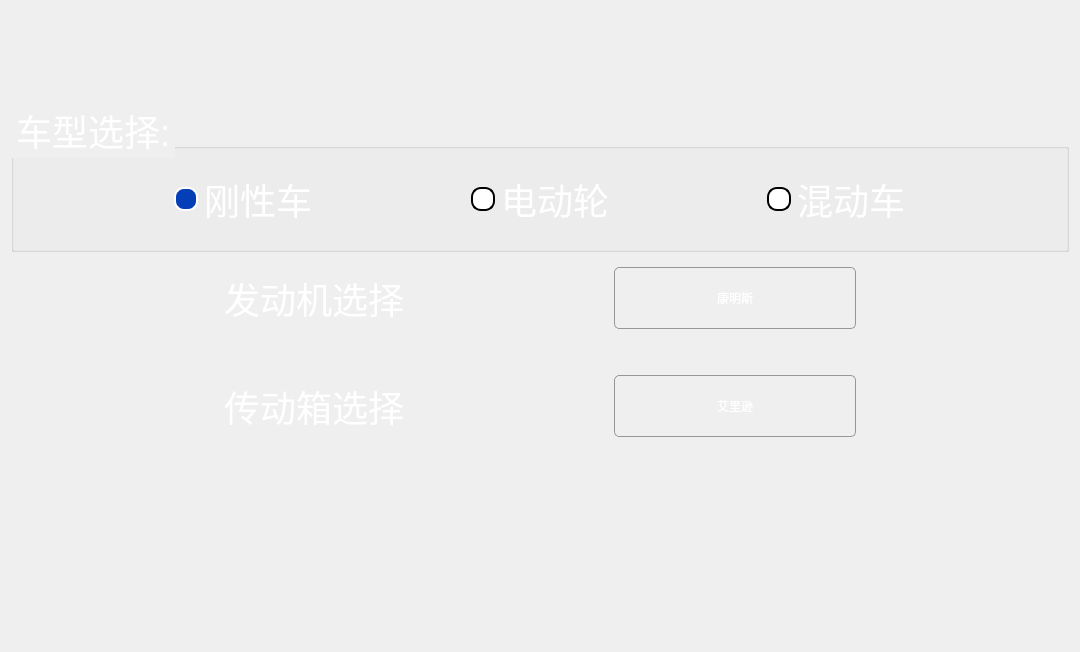
<?xml version="1.0" encoding="UTF-8"?>
<ui version="4.0">
 <class>ChooseCarType</class>
 <widget class="QWidget" name="ChooseCarType">
  <property name="geometry">
   <rect>
    <x>0</x>
    <y>0</y>
    <width>1080</width>
    <height>652</height>
   </rect>
  </property>
  <property name="minimumSize">
   <size>
    <width>1080</width>
    <height>652</height>
   </size>
  </property>
  <property name="maximumSize">
   <size>
    <width>1080</width>
    <height>652</height>
   </size>
  </property>
  <property name="windowTitle">
   <string>Form</string>
  </property>
  <layout class="QVBoxLayout" name="verticalLayout">
   <item>
    <spacer name="verticalSpacer_2">
     <property name="orientation">
      <enum>Qt::Vertical</enum>
     </property>
     <property name="sizeHint" stdset="0">
      <size>
       <width>20</width>
       <height>40</height>
      </size>
     </property>
    </spacer>
   </item>
   <item>
    <widget class="QGroupBox" name="groupBox">
     <property name="minimumSize">
      <size>
       <width>0</width>
       <height>150</height>
      </size>
     </property>
     <property name="styleSheet">
      <string notr="true">font: 36px &quot;Microsoft JhengHei UI&quot;;
color:rgb(255,255,255);
font-size: 36px;
background:transparent;</string>
     </property>
     <property name="title">
      <string>车型选择:</string>
     </property>
     <layout class="QHBoxLayout" name="horizontalLayout_2">
      <item>
       <spacer name="horizontalSpacer_7">
        <property name="orientation">
         <enum>Qt::Horizontal</enum>
        </property>
        <property name="sizeHint" stdset="0">
         <size>
          <width>40</width>
          <height>20</height>
         </size>
        </property>
       </spacer>
      </item>
      <item>
       <widget class="QRadioButton" name="radioButton">
        <property name="styleSheet">
         <string notr="true">
QRadioButton::indicator {
    width:                  20px;
    height:                 20px;
    border-radius:          10px;
}
 
QRadioButton::indicator:unchecked {
    background-color:       white;
    border:                 2px solid black;
}
 
QRadioButton::indicator:checked {
    background-color:       rgb(5, 63, 183);
    border:                 2px solid white;
}</string>
        </property>
        <property name="text">
         <string>刚性车</string>
        </property>
        <property name="checked">
         <bool>true</bool>
        </property>
       </widget>
      </item>
      <item>
       <spacer name="horizontalSpacer_9">
        <property name="orientation">
         <enum>Qt::Horizontal</enum>
        </property>
        <property name="sizeHint" stdset="0">
         <size>
          <width>40</width>
          <height>20</height>
         </size>
        </property>
       </spacer>
      </item>
      <item>
       <widget class="QRadioButton" name="radioButton_2">
        <property name="styleSheet">
         <string notr="true">
QRadioButton::indicator {
    width:                  20px;
    height:                 20px;
    border-radius:          10px;
}
 
QRadioButton::indicator:unchecked {
    background-color:       white;
    border:                 2px solid black;
}
 
QRadioButton::indicator:checked {
    background-color:       rgb(5, 63, 183);
    border:                 2px solid white;
}</string>
        </property>
        <property name="text">
         <string>电动轮</string>
        </property>
        <property name="checkable">
         <bool>false</bool>
        </property>
       </widget>
      </item>
      <item>
       <spacer name="horizontalSpacer_10">
        <property name="orientation">
         <enum>Qt::Horizontal</enum>
        </property>
        <property name="sizeHint" stdset="0">
         <size>
          <width>40</width>
          <height>20</height>
         </size>
        </property>
       </spacer>
      </item>
      <item>
       <widget class="QRadioButton" name="radioButton_3">
        <property name="styleSheet">
         <string notr="true">
QRadioButton::indicator {
    width:                  20px;
    height:                 20px;
    border-radius:          10px;
}
 
QRadioButton::indicator:unchecked {
    background-color:       white;
    border:                 2px solid black;
}
 
QRadioButton::indicator:checked {
    background-color:       rgb(5, 63, 183);
    border:                 2px solid white;
}</string>
        </property>
        <property name="text">
         <string>混动车</string>
        </property>
        <property name="checkable">
         <bool>false</bool>
        </property>
       </widget>
      </item>
      <item>
       <spacer name="horizontalSpacer_8">
        <property name="orientation">
         <enum>Qt::Horizontal</enum>
        </property>
        <property name="sizeHint" stdset="0">
         <size>
          <width>40</width>
          <height>20</height>
         </size>
        </property>
       </spacer>
      </item>
     </layout>
    </widget>
   </item>
   <item>
    <widget class="QWidget" name="widget_2" native="true">
     <property name="sizePolicy">
      <sizepolicy hsizetype="Preferred" vsizetype="Preferred">
       <horstretch>0</horstretch>
       <verstretch>0</verstretch>
      </sizepolicy>
     </property>
     <property name="styleSheet">
      <string notr="true">background:transparent</string>
     </property>
     <layout class="QGridLayout" name="gridLayout">
      <item row="0" column="1">
       <widget class="QLabel" name="label">
        <property name="minimumSize">
         <size>
          <width>90</width>
          <height>24</height>
         </size>
        </property>
        <property name="maximumSize">
         <size>
          <width>180</width>
          <height>48</height>
         </size>
        </property>
        <property name="styleSheet">
         <string notr="true">font: 36px &quot;Microsoft JhengHei UI&quot;;
color:rgb(255,255,255);
font-size: 36px;</string>
        </property>
        <property name="text">
         <string>发动机选择</string>
        </property>
        <property name="alignment">
         <set>Qt::AlignRight|Qt::AlignTrailing|Qt::AlignVCenter</set>
        </property>
       </widget>
      </item>
      <item row="2" column="1">
       <widget class="QLabel" name="label_2">
        <property name="minimumSize">
         <size>
          <width>108</width>
          <height>24</height>
         </size>
        </property>
        <property name="styleSheet">
         <string notr="true">font: 18px &quot;Microsoft JhengHei UI&quot;;
color:rgb(255,255,255);
font-size:36px;</string>
        </property>
        <property name="text">
         <string>传动箱选择</string>
        </property>
        <property name="alignment">
         <set>Qt::AlignRight|Qt::AlignTrailing|Qt::AlignVCenter</set>
        </property>
       </widget>
      </item>
      <item row="2" column="3">
       <widget class="QPushButton" name="btn_drive">
        <property name="minimumSize">
         <size>
          <width>242</width>
          <height>62</height>
         </size>
        </property>
        <property name="maximumSize">
         <size>
          <width>242</width>
          <height>62</height>
         </size>
        </property>
        <property name="styleSheet">
         <string notr="true">QPushButton#btn_drive{
border-image:url(:/按键_弹窗设置_大.png);
color:rgb(255, 255, 255);
font: 35px &quot;Microsoft YaHei UI&quot;;
border:1px solid #979797;
border-color: rgba(151, 151, 151, 1);
border-radius:5px;
}
QPushButton#btn_drive:pressed{
border-image: url(:/按键_弹窗设置_按下_大.png);
color:rgb(255, 255, 255);
font: 14px &quot;Microsoft YaHei UI&quot;;
border:1px solid #979797;
border-color: rgba(151, 151, 151, 1);
border-radius:5px;
}</string>
        </property>
        <property name="text">
         <string>艾里逊</string>
        </property>
       </widget>
      </item>
      <item row="0" column="3">
       <widget class="QPushButton" name="btn_engine">
        <property name="minimumSize">
         <size>
          <width>242</width>
          <height>62</height>
         </size>
        </property>
        <property name="maximumSize">
         <size>
          <width>212</width>
          <height>62</height>
         </size>
        </property>
        <property name="styleSheet">
         <string notr="true">QPushButton#btn_engine{
border-image:url(:/按键_弹窗设置_大.png);
color:rgb(255, 255, 255);
font: 35px &quot;Microsoft YaHei UI&quot;;
border:1px solid #979797;
border-color: rgba(151, 151, 151, 1);
border-radius:5px;
}
QPushButton#btn_engine:pressed{
border-image: url(:/按键_弹窗设置_按下_大.png);
color:rgb(255, 255, 255);
font: 14px &quot;Microsoft YaHei UI&quot;;
border:1px solid #979797;
border-color: rgba(151, 151, 151, 1);
border-radius:5px;
}</string>
        </property>
        <property name="text">
         <string>康明斯</string>
        </property>
       </widget>
      </item>
      <item row="0" column="2">
       <spacer name="horizontalSpacer">
        <property name="orientation">
         <enum>Qt::Horizontal</enum>
        </property>
        <property name="sizeHint" stdset="0">
         <size>
          <width>40</width>
          <height>20</height>
         </size>
        </property>
       </spacer>
      </item>
      <item row="0" column="4">
       <spacer name="horizontalSpacer_3">
        <property name="orientation">
         <enum>Qt::Horizontal</enum>
        </property>
        <property name="sizeHint" stdset="0">
         <size>
          <width>40</width>
          <height>20</height>
         </size>
        </property>
       </spacer>
      </item>
      <item row="0" column="0">
       <spacer name="horizontalSpacer_2">
        <property name="orientation">
         <enum>Qt::Horizontal</enum>
        </property>
        <property name="sizeHint" stdset="0">
         <size>
          <width>40</width>
          <height>20</height>
         </size>
        </property>
       </spacer>
      </item>
      <item row="1" column="1">
       <spacer name="verticalSpacer_3">
        <property name="orientation">
         <enum>Qt::Vertical</enum>
        </property>
        <property name="sizeHint" stdset="0">
         <size>
          <width>20</width>
          <height>40</height>
         </size>
        </property>
       </spacer>
      </item>
     </layout>
    </widget>
   </item>
   <item>
    <spacer name="verticalSpacer">
     <property name="orientation">
      <enum>Qt::Vertical</enum>
     </property>
     <property name="sizeHint" stdset="0">
      <size>
       <width>20</width>
       <height>40</height>
      </size>
     </property>
    </spacer>
   </item>
   <item>
    <widget class="QWidget" name="widget" native="true">
     <property name="styleSheet">
      <string notr="true">background:transparent</string>
     </property>
     <layout class="QHBoxLayout" name="horizontalLayout">
      <item>
       <spacer name="horizontalSpacer_5">
        <property name="orientation">
         <enum>Qt::Horizontal</enum>
        </property>
        <property name="sizeType">
         <enum>QSizePolicy::Fixed</enum>
        </property>
        <property name="sizeHint" stdset="0">
         <size>
          <width>100</width>
          <height>20</height>
         </size>
        </property>
       </spacer>
      </item>
      <item>
       <widget class="QPushButton" name="btn_back_home">
        <property name="minimumSize">
         <size>
          <width>250</width>
          <height>80</height>
         </size>
        </property>
        <property name="maximumSize">
         <size>
          <width>125</width>
          <height>16777215</height>
         </size>
        </property>
        <property name="styleSheet">
         <string notr="true">QPushButton#btn_back_home{
background-image: url(:/按键_返回主界面3.png);
border:none;
}
QPushButton#btn_back_home:pressed{

background-image: url(:/按键_返回主界面2.png);
}</string>
        </property>
        <property name="text">
         <string/>
        </property>
       </widget>
      </item>
      <item>
       <spacer name="horizontalSpacer_4">
        <property name="orientation">
         <enum>Qt::Horizontal</enum>
        </property>
        <property name="sizeHint" stdset="0">
         <size>
          <width>40</width>
          <height>20</height>
         </size>
        </property>
       </spacer>
      </item>
      <item>
       <widget class="QPushButton" name="btn_back">
        <property name="minimumSize">
         <size>
          <width>250</width>
          <height>80</height>
         </size>
        </property>
        <property name="maximumSize">
         <size>
          <width>125</width>
          <height>16777215</height>
         </size>
        </property>
        <property name="styleSheet">
         <string notr="true">QPushButton#btn_back{
background-image: url(:/按键_上一页2.png);
border:none;
}
</string>
        </property>
        <property name="text">
         <string/>
        </property>
       </widget>
      </item>
      <item>
       <spacer name="horizontalSpacer_6">
        <property name="orientation">
         <enum>Qt::Horizontal</enum>
        </property>
        <property name="sizeType">
         <enum>QSizePolicy::Fixed</enum>
        </property>
        <property name="sizeHint" stdset="0">
         <size>
          <width>100</width>
          <height>20</height>
         </size>
        </property>
       </spacer>
      </item>
     </layout>
    </widget>
   </item>
  </layout>
 </widget>
 <resources/>
 <connections/>
</ui>
